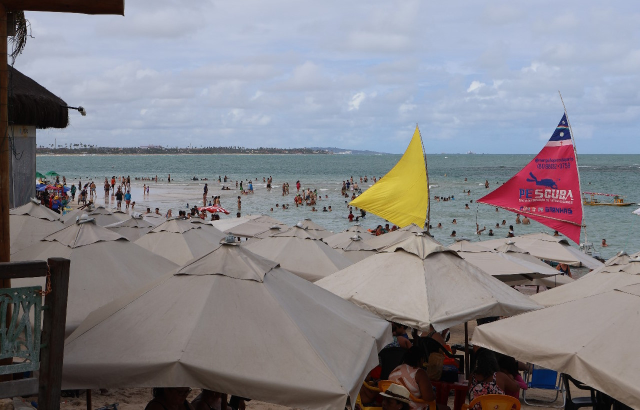
#> input picture 001-ManipulacionBasica/sample1.jpg, 1280 x 820 px, found by its file name (shown at 1/2 size)
$ jupyter execute ejercicioIntegrador.ipynb   (shell and % lines are left out)
#> lines starting #> are read from the running program, lines starting #| are printed output that depends on the picture
<a href="https://colab.research.google.com/github/gimb99/gbgTPDI/blob/develop/ejercicioIntegrador.ipynb" target="_parent"></a>

# Ejercicio Integrador

## Import de librerias y dependencias

[cell 1]
import cv2
import matplotlib.pyplot as plt
import urllib.request
import numpy as np

## Ejercicio 1: Espacios de Color

Usando una imagen a color de su elección:

a) Cargar la imagen con OpenCV y mostrar los canales BGR por separado.

b) Identificar cuál de los tres canales tiene mayor información basándose en los valores promedio.

c) Convertir la imagen de BGR a RGB y explicar por qué los colores se ven diferentes antes y después de la conversión.

### Carga de imagen

[cell 2]
idImage = "sample1.jpg"

[cell 3]
imagenCrudo = cv2.imread(idImage)
#> imagenCrudo is the input picture: shape (820, 1280, 3); mean B, G, R 137.7, 131.7, 133.2
#Validar si cargo bien
if imagenCrudo is None:
    raise ValueError("La imagen no se pudo cargar. Asegúrate de que la ruta es correcta.")

[cell 4]
plt.imshow(imagenCrudo)
plt.show()

#### Pre-procesamiento a RGB

La razon por la que el defecto de display es BGR tiene que ver con un factor historico en la que los manipuladores de fotografias (y proveedores de software) usaban este formato como estandar de la industria, y el formato en si ya esta tomado como default por ser de una historia de codigo que dispone de antiguedad.

Hoy por hoy, las librerias como matplot esperan los canales en orden RGB, de forma que si no procesamos la imagen, no se vera con los valores correctos y por tanto tendra los colores alterados

[cell 5]
imagen = cv2.cvtColor(imagenCrudo, cv2.COLOR_BGR2RGB)
plt.axis("off")
plt.imshow(imagen)

### Valores de canales BGR

Dada la estructura tomada por cv2, esta es almacenada como una matriz que puede ser separada por los 3 canales previamente mencionados. Obtenemos estos valores separados para asi poder tomar la intensidad de colores pixel por pixel de la imagen.

[cell 6]
b_channel, g_channel, r_channel = cv2.split(imagenCrudo)
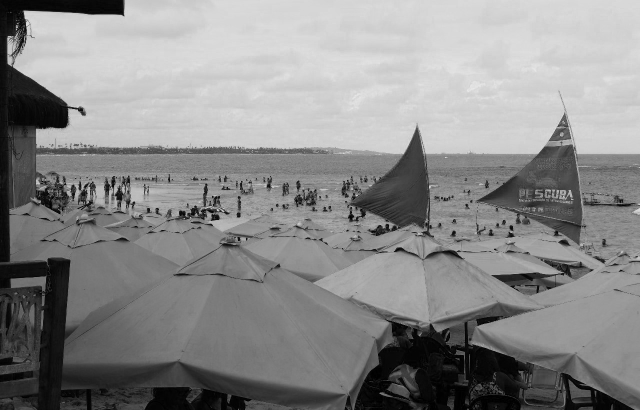
#> b_channel: shape (820, 1280) (shown at 1/2 size); min 0, max 252, mean 137.7
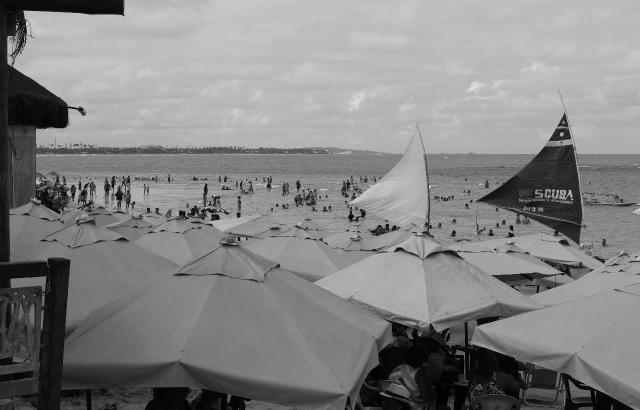
#> g_channel: shape (820, 1280) (shown at 1/2 size); min 0, max 238, mean 131.7
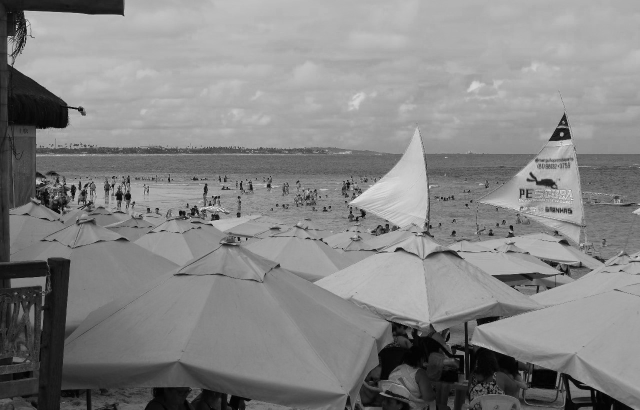
#> r_channel: shape (820, 1280) (shown at 1/2 size); min 0, max 255, mean 133.2

[cell 7]
#plt.figure(figsize=(15, 15))

plt.imshow(imagenCrudo)
plt.title('Imagen BGR')
plt.axis('off')
plt.show()

plt.imshow(imagen)
plt.title('Imagen RGB')
plt.axis('off')
plt.show()

plt.subplot(1, 3, 1)
plt.imshow(b_channel, cmap='Blues') # , cmap='gray'
plt.title('Canal Blue')
plt.axis('off')

plt.subplot(1, 3, 2)
plt.imshow(g_channel, cmap='Greens') # , cmap='gray'
plt.title('Canal Green')
plt.axis('off')

plt.subplot(1, 3, 3)
plt.imshow(r_channel, cmap='Reds') # , cmap='gray'
plt.title('Canal Red')
plt.axis('off')

plt.tight_layout()
plt.show()
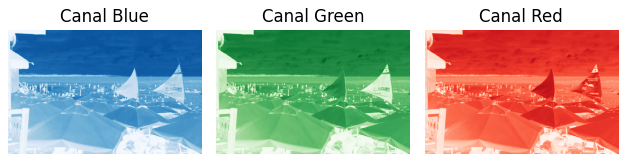
#> figure drawn by matplotlib, 3 panels

#### Get valores de canales inicial

Una forma de interpretar "mayor información" es comparar la intensidad promedio (o mean) de los valores de píxel en cada canal.

En este contexto, intuimos que un mayor promedio podría indicar mayor intensidad general en ese canal.

[cell 8]
promedio_blue = np.mean(b_channel)
#> promedio_blue = 137.7
promedio_green = np.mean(g_channel)
#> promedio_green = 131.7
promedio_red = np.mean(r_channel)
#> promedio_red = 133.2

# Redondeo con 2 decimales para evitar numeros altos
print(f"Promedio Blue: {promedio_blue:.2f}")
#| Promedio Blue: 137.66
print(f"Promedio Green: {promedio_green:.2f}")
#| Promedio Green: 131.72
print(f"Promedio Red: {promedio_red:.2f}")
#| Promedio Red: 133.19

Estos valores son elevados dado que no se ha hecho un recorte de imagen para tener un sample mas acotado, probemos realizando un recorte hacia el sector de los dos banderines.

#### Recorte de imagen

[cell 9]
plt.imshow(imagenCrudo)
plt.axis('on')
plt.show()

[cell 10]
# Primero alto, despues ancho
imgCrudoNew = imagenCrudo[100:750, 600:1250]
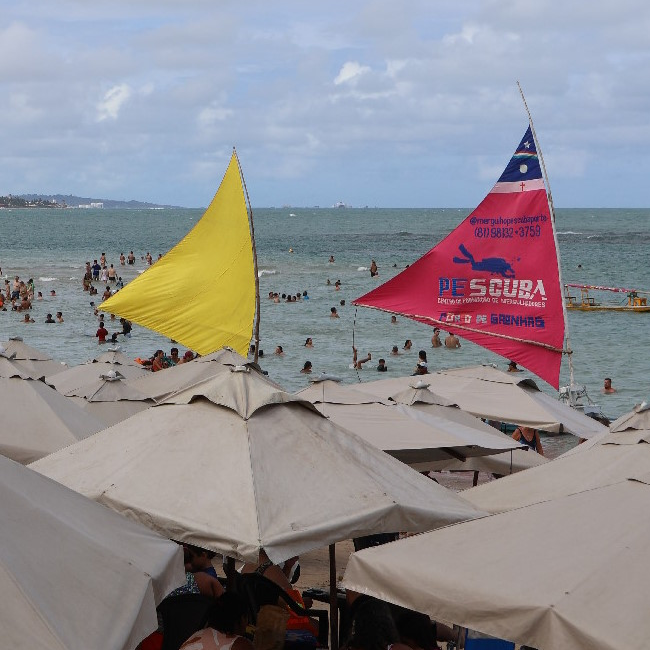
#> imgCrudoNew: shape (650, 650, 3); mean B, G, R 145.6, 140.6, 143.6
plt.imshow(imgCrudoNew)
plt.show()

imgNew = cv2.cvtColor(imgCrudoNew, cv2.COLOR_BGR2RGB)
plt.imshow(imgNew)
plt.show()

#### Validacion de valores de canales post-recorte

[cell 11]
r_channel, g_channel, b_channel = cv2.split(imgNew)
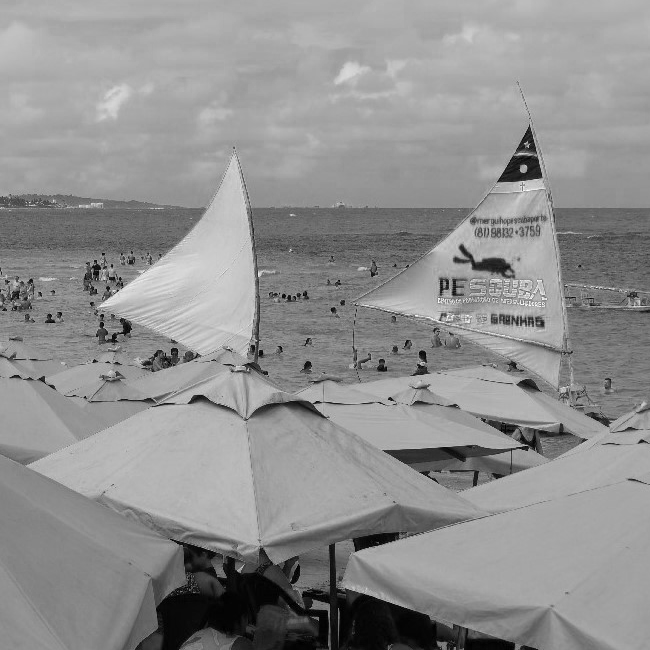
#> r_channel: shape (650, 650); min 0, max 255, mean 143.6
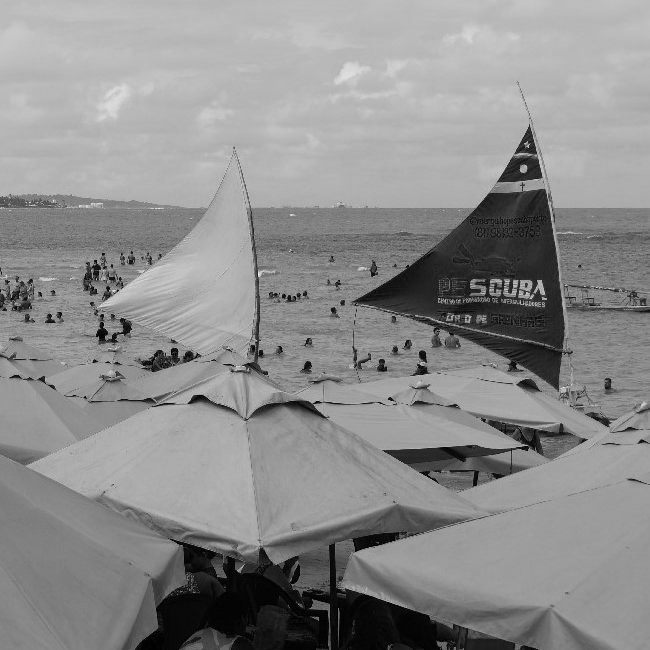
#> g_channel: shape (650, 650); min 0, max 238, mean 140.6
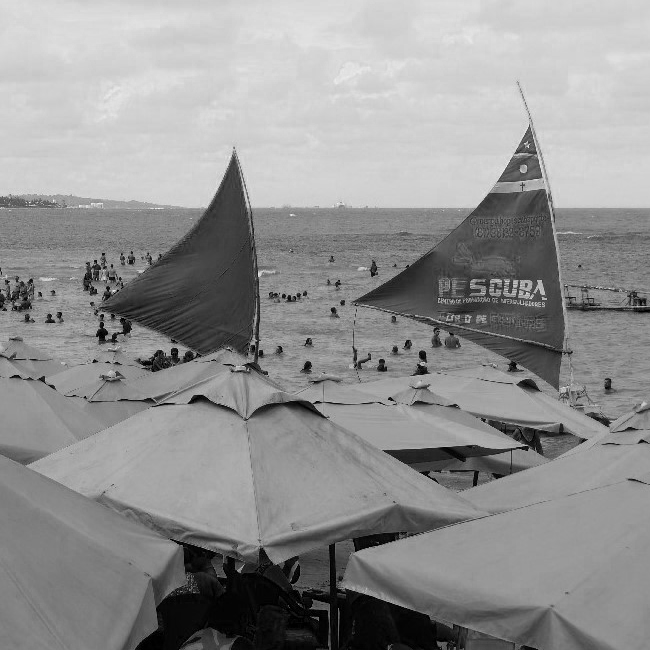
#> b_channel: shape (650, 650); min 0, max 252, mean 145.6

[cell 12]
promedio_blue = np.mean(b_channel)
#> promedio_blue = 145.6
promedio_green = np.mean(g_channel)
#> promedio_green = 140.6
promedio_red = np.mean(r_channel)
#> promedio_red = 143.6

# Redondeo con 2 decimales para evitar numeros altos
print(f"Promedio Blue: {promedio_blue:.2f}")
#| Promedio Blue: 145.58
print(f"Promedio Green: {promedio_green:.2f}")
#| Promedio Green: 140.61
print(f"Promedio Red: {promedio_red:.2f}")
#| Promedio Red: 143.60

max_promedio = max(promedio_blue, promedio_green, promedio_red)
#> max_promedio = 145.6
if max_promedio == promedio_blue:
    canal_mayor = "Blue"
elif max_promedio == promedio_green:
    canal_mayor = "Green"
else:
    canal_mayor = "Red"

print(f"\nEl canal con mayor información (mayor valor promedio) es: {canal_mayor}")
